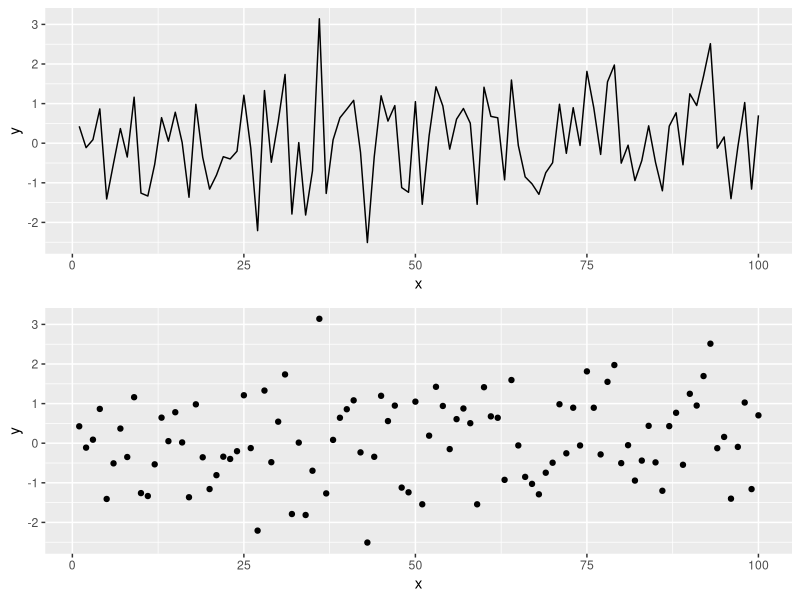

Recreate this plot in R.
## ---- chunk 1
knitr::opts_chunk$set(echo = TRUE, fig.width = 8, fig.height = 8, fig.alig = "center")
## ---- chunk 2
library(tidyverse)
install.packages("gridExtra")
library(gridExtra)
## ---- chunk 3
# Simulating data according to a normal distribution
x <- seq(1:100)
y <- rnorm(100) # Generating data form a normal distribution with mean 0 and variance 1
data <- data.frame(x = x, y = y ) # Creating a data frame
p1 = ggplot(data, aes(x= x, y = y)) +
geom_line()
p2 = ggplot(data, aes(x= x, y = y)) +
geom_point()
grid.arrange(p1, p2)
